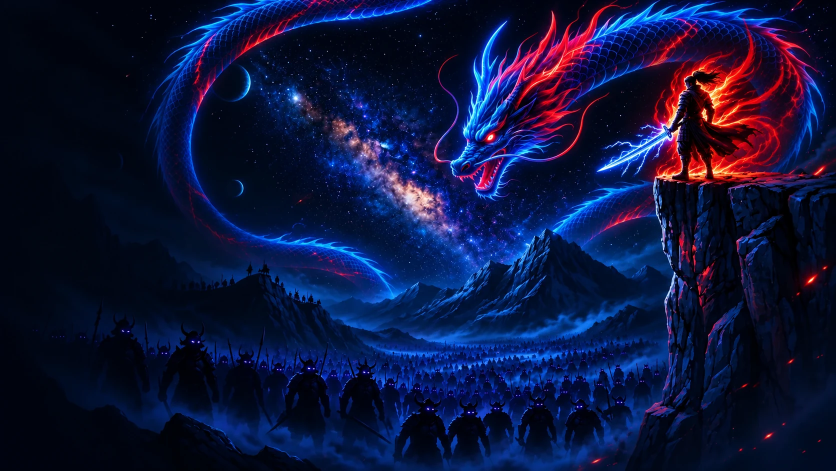
#> input picture assets/katana-hero.webp, 1672 x 941 px (shown at 1/2 size)
$ python render_katana_video.py
#> lines starting #> are read from the running program, lines starting #| are printed output that depends on the picture
"""Render a seamless decorative katana-lightning and flame loop from the site art.

Authoring tool only; the published site loads the pre-rendered MP4 and has no
Python or FFmpeg runtime dependency.
"""

from __future__ import annotations

import math
import random
import subprocess
from pathlib import Path

from PIL import Image, ImageDraw, ImageFilter


ROOT = Path(__file__).resolve().parent.parent
SOURCE = ROOT / "assets" / "katana-hero.webp"
TARGET = ROOT / "assets" / "katana-lightning.mp4"
MOBILE_TARGET = ROOT / "assets" / "katana-mobile.mp4"
MOBILE_POSTER = ROOT / "assets" / "katana-mobile.webp"
WIDTH, HEIGHT = 1280, 720
MOBILE_WIDTH, MOBILE_HEIGHT = 720, 1280
FPS, DURATION = 24, 4
FRAMES = FPS * DURATION


def polyline(draw: ImageDraw.ImageDraw, points: list[tuple[float, float]], fill, width: int) -> None:
    draw.line([(round(x), round(y)) for x, y in points], fill=fill, width=width, joint="curve")


# [56 lines left out: function frame, not called in this run]


def mobile_background() -> Image.Image:
    backdrop = Image.new("RGB", (MOBILE_WIDTH, MOBILE_HEIGHT))
    draw = ImageDraw.Draw(backdrop)
    for y in range(MOBILE_HEIGHT):
        amount = y / MOBILE_HEIGHT
        draw.line((0, y, MOBILE_WIDTH, y), fill=(6, 10 + round(4 * amount), 22 + round(12 * amount)))
    stars = random.Random(42)
    for _ in range(85):
        x, y = stars.randrange(MOBILE_WIDTH), stars.randrange(770)
        strength = stars.randrange(20, 65)
        draw.point((x, y), fill=(strength, strength + 8, strength + 21))
    return backdrop


def mobile_frame(desktop: Image.Image, backdrop: Image.Image, mask: Image.Image) -> Image.Image:
    # Reframe the original art lower in a portrait canvas so the headline stays
    # readable while the katana and character remain visible below the copy.
    scene = desktop.crop((580, 0, 1280, 720)).resize((720, 741), Image.Resampling.LANCZOS)
    result = backdrop.copy()
    result.paste(scene, (0, 550), mask)
    return result


def ffmpeg_command(width: int, height: int, target: Path) -> list[str]:
    return [
        "ffmpeg", "-hide_banner", "-loglevel", "error", "-y",
        "-f", "rawvideo", "-pix_fmt", "rgb24", "-s", f"{width}x{height}",
        "-r", str(FPS), "-i", "-", "-an", "-c:v", "libx264",
        "-profile:v", "baseline", "-level:v", "3.1", "-bf", "0",
        "-preset", "medium", "-crf", "26", "-pix_fmt", "yuv420p",
        "-movflags", "+faststart", str(target),
    ]


def main() -> None:
    base = Image.open(SOURCE).convert("RGB").resize((WIDTH, HEIGHT), Image.Resampling.LANCZOS)
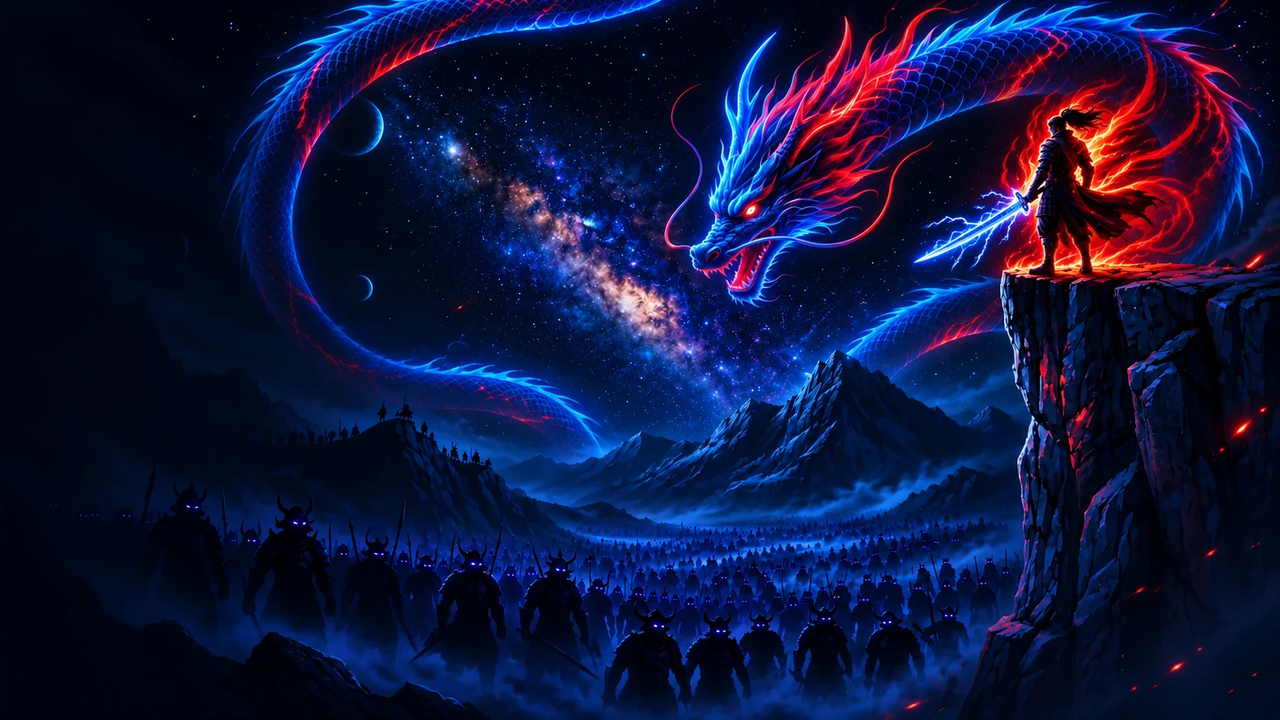
#> base: PIL image 1280x720 RGB; mean R, G, B 14.6, 21.2, 60.4
    backdrop = mobile_background()
#> in mobile_background, `backdrop = Image.new("RGB", (MOBILE_WIDTH, MOBILE_HEIGHT))`: backdrop: PIL image 720x1280 RGB; every value is 0
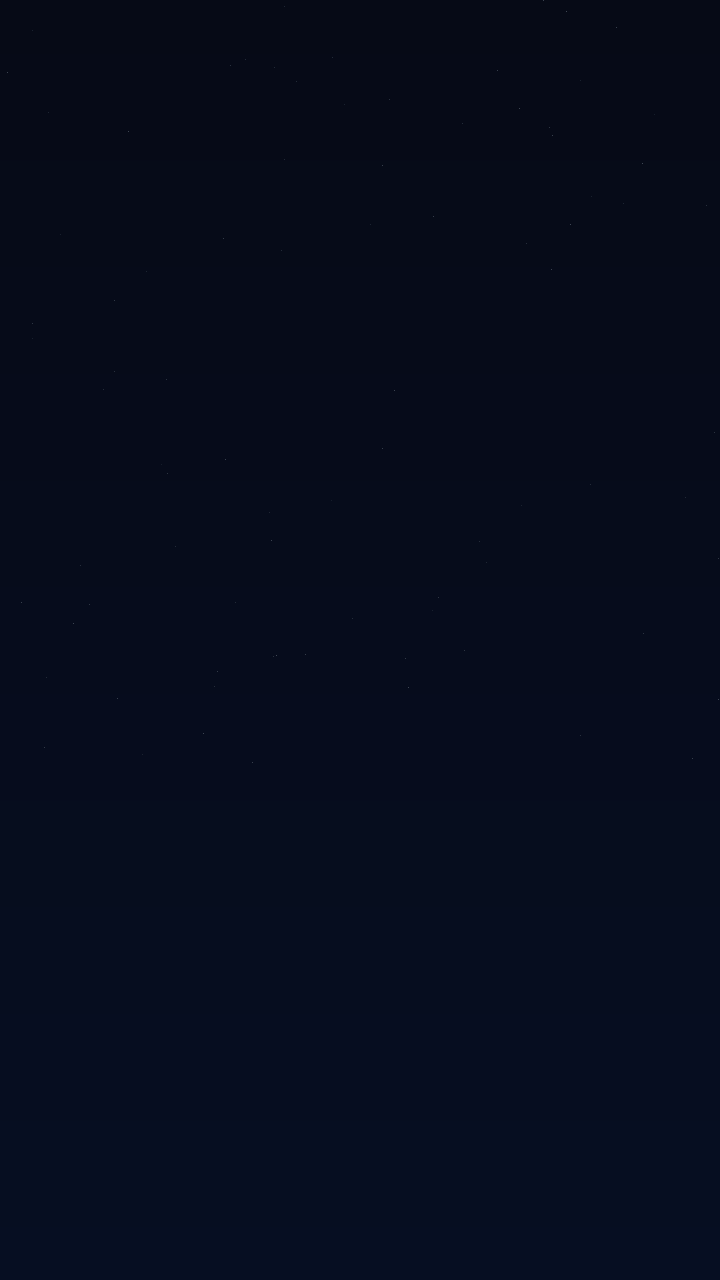
#> backdrop: PIL image 720x1280 RGB; mean R, G, B 6, 12, 28
    mask = Image.new("L", (MOBILE_WIDTH, 741))
#> mask: PIL image 720x741 L; every value is 0
    mask_draw = ImageDraw.Draw(mask)
    for y in range(741):
        alpha = min(255, round(255 * y / 125), round(255 * (741 - y) / 45))
        mask_draw.line((0, y, MOBILE_WIDTH, y), fill=max(0, alpha))
    mobile_frame(base, backdrop, mask).save(MOBILE_POSTER, "WEBP", quality=88, method=6)
#> in mobile_frame, `scene = desktop.crop((580, 0, 1280, 720)).resize((720, 741), Image.Res..`:
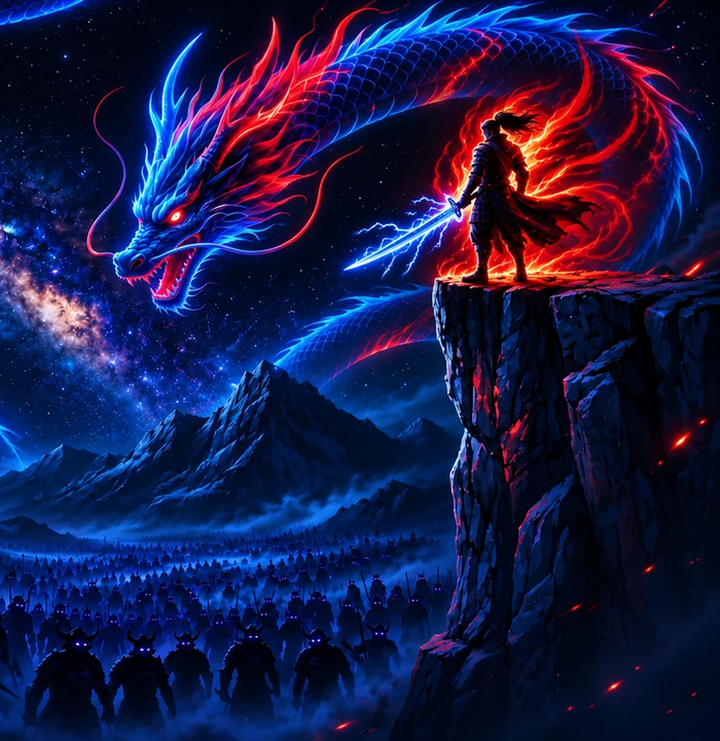
#> scene: PIL image 720x741 RGB; mean R, G, B 23.4, 26.3, 72.3
#> in mobile_frame, `result.paste(scene, (0, 550), mask)`:
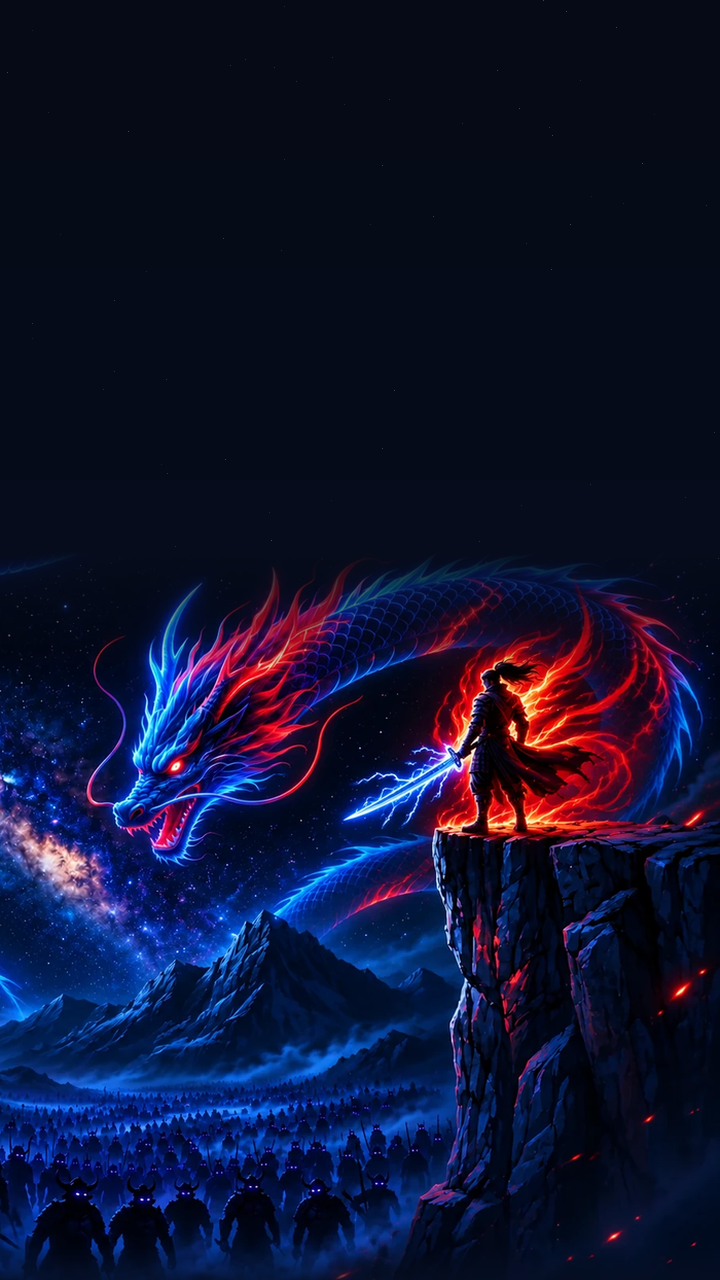
#> result: PIL image 720x1280 RGB; mean R, G, B 15.2, 19.2, 49.6
    with subprocess.Popen(ffmpeg_command(WIDTH, HEIGHT, TARGET), stdin=subprocess.PIPE) as desktop_process, \
         subprocess.Popen(ffmpeg_command(MOBILE_WIDTH, MOBILE_HEIGHT, MOBILE_TARGET), stdin=subprocess.PIPE) as mobile_process:
        assert desktop_process.stdin is not None and mobile_process.stdin is not None
        for index in range(FRAMES):
            desktop = frame(base, index)
            desktop_process.stdin.write(desktop.tobytes())
            mobile_process.stdin.write(mobile_frame(desktop, backdrop, mask).tobytes())
        desktop_process.stdin.close()
        mobile_process.stdin.close()
        if desktop_process.wait() != 0 or mobile_process.wait() != 0:
            raise SystemExit("FFmpeg could not render a hero video")
    print(TARGET, MOBILE_TARGET, MOBILE_POSTER)


if __name__ == "__main__":
#> (the run stopped early here; a loop or call above may not have finished)

$ run again, with assets/gaming-world-fire.webp copied over assets/katana-hero.webp
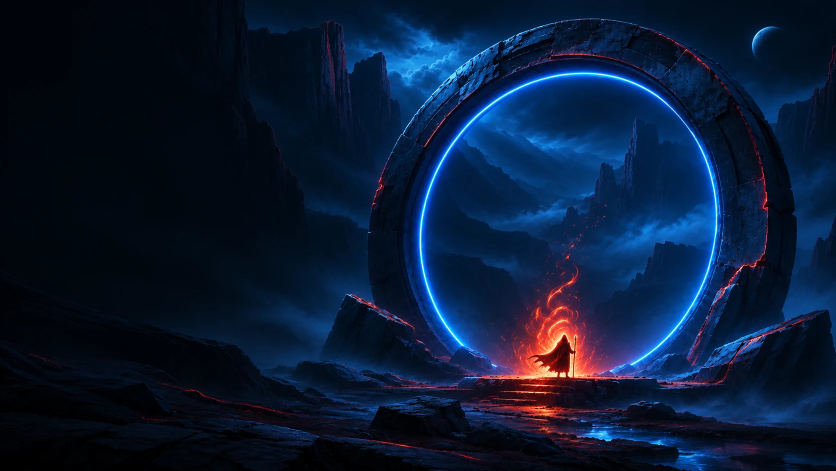
#> input picture assets/gaming-world-fire.webp, 1672 x 941 px (shown at 1/2 size)
#> mask: PIL image 720x741 L; every value is 0
#> in mobile_frame, `scene = desktop.crop((580, 0, 1280, 720)).resize((720, 741), Image.Res..`:
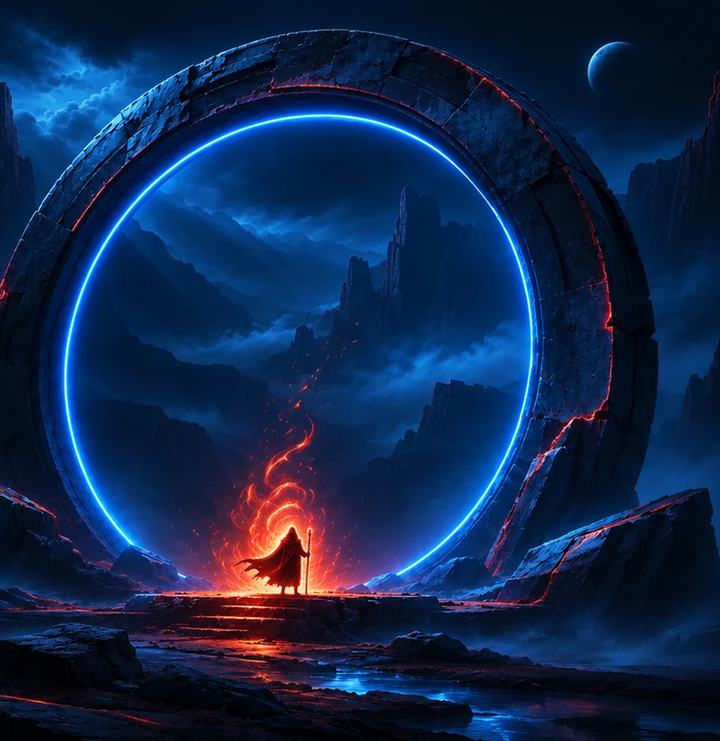
#> scene: PIL image 720x741 RGB; mean R, G, B 16.3, 39, 76.9
#> in mobile_frame, `result.paste(scene, (0, 550), mask)`:
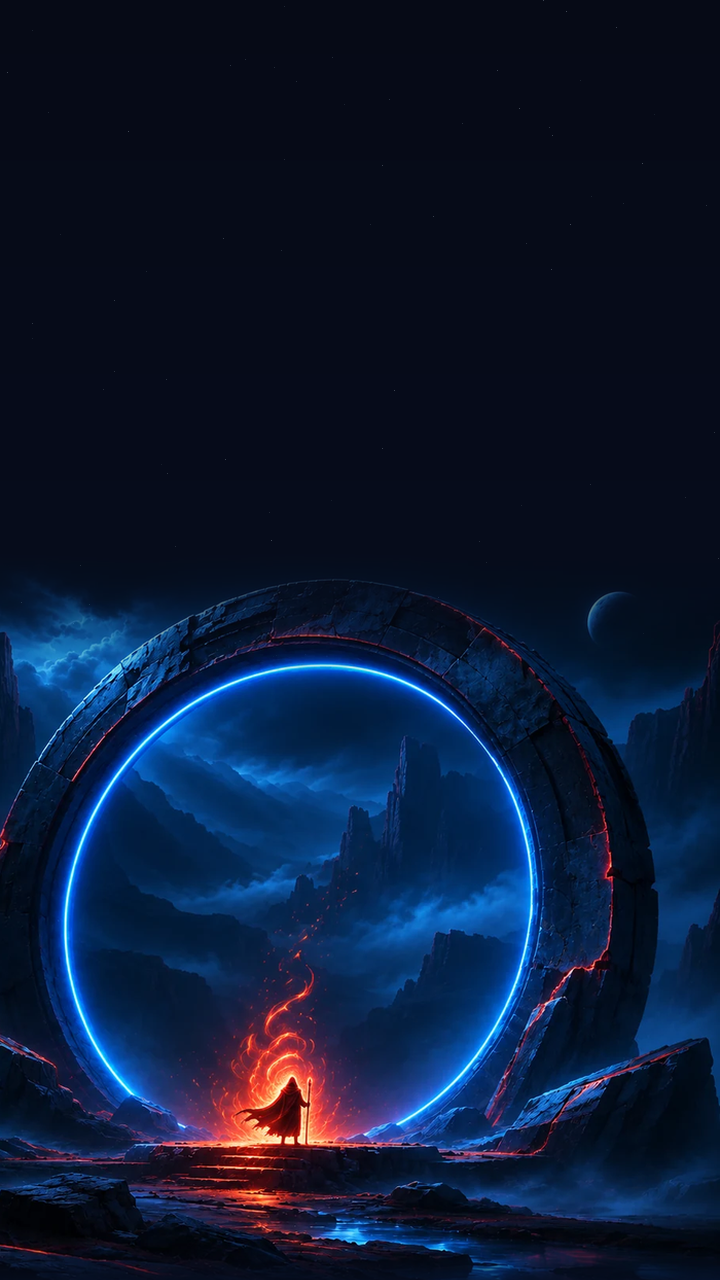
#> result: PIL image 720x1280 RGB; mean R, G, B 12, 26.3, 53.4

$ run again, with assets/gaming-world.webp copied over assets/katana-hero.webp
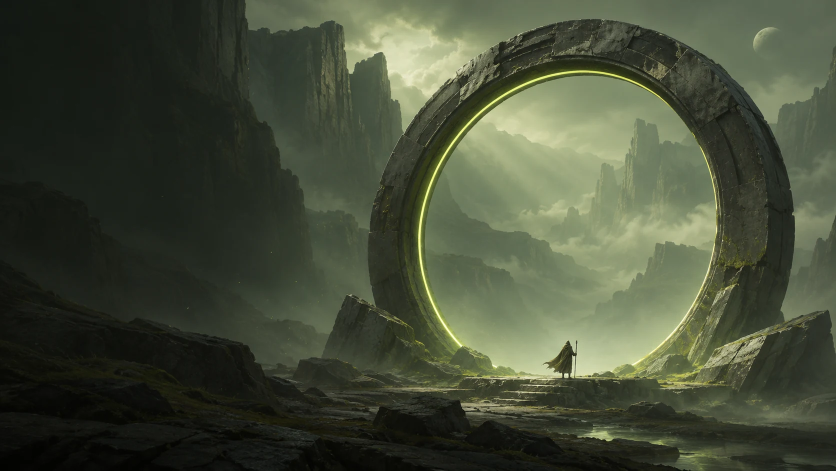
#> input picture assets/gaming-world.webp, 1672 x 941 px (shown at 1/2 size)
#> mask: PIL image 720x741 L; every value is 0
#> in mobile_frame, `scene = desktop.crop((580, 0, 1280, 720)).resize((720, 741), Image.Res..`:
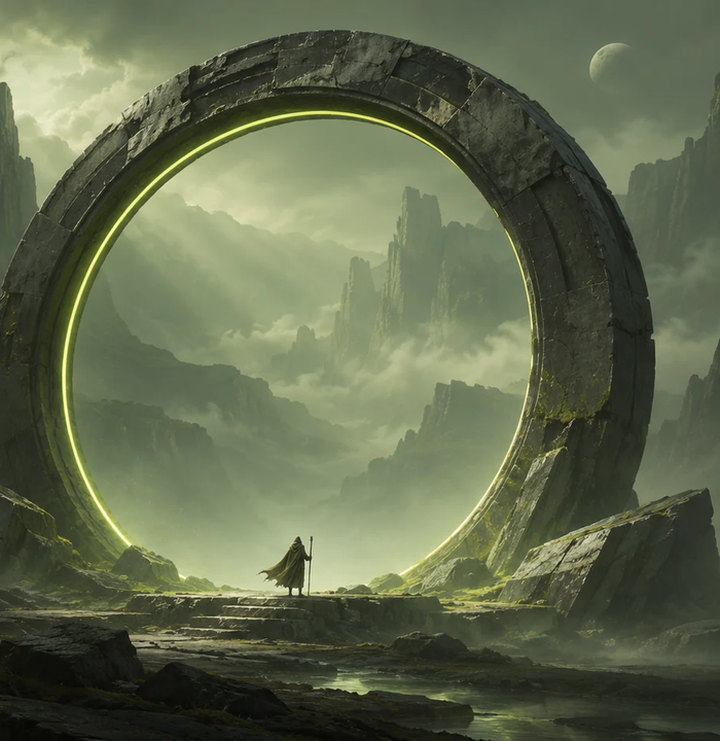
#> scene: PIL image 720x741 RGB; mean R, G, B 97.2, 105.3, 77.9
#> in mobile_frame, `result.paste(scene, (0, 550), mask)`:
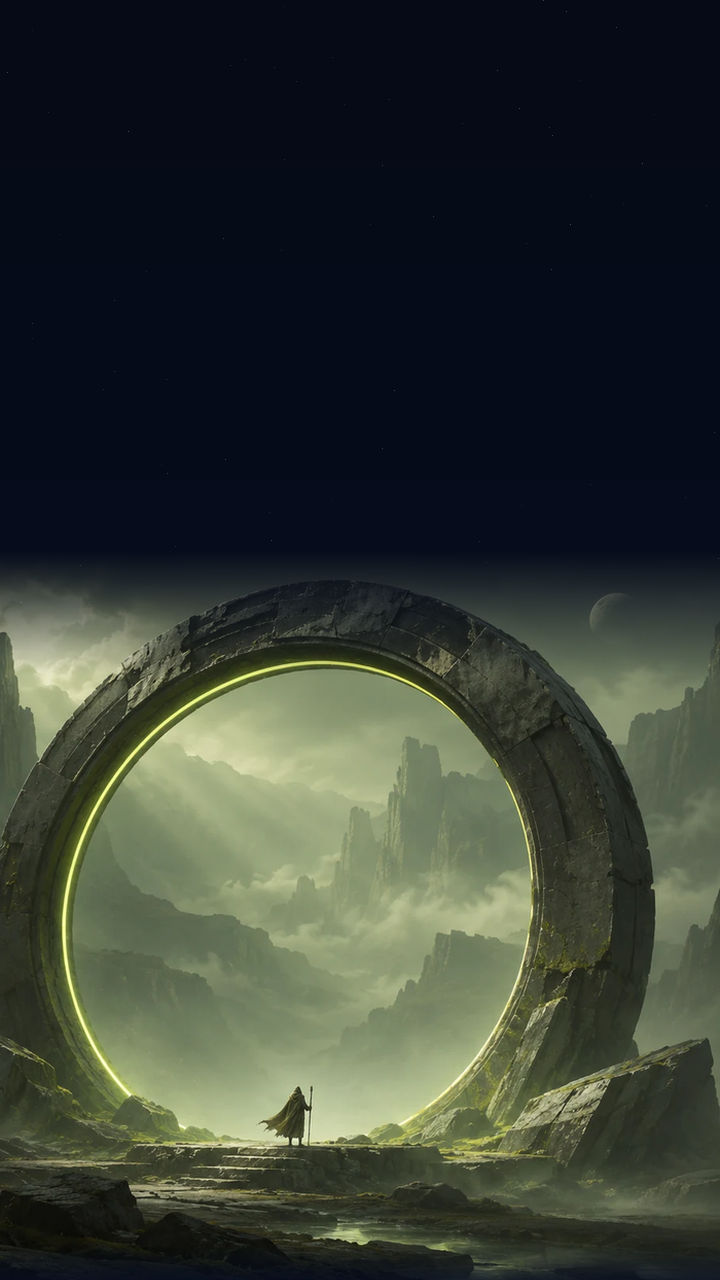
#> result: PIL image 720x1280 RGB; mean R, G, B 53.5, 60.1, 52.6
